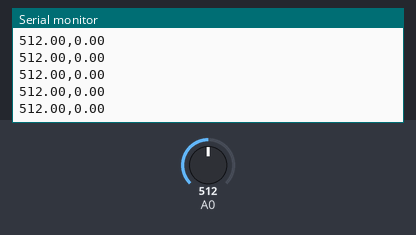
The sketch below on a simulated Arduino Uno, built with avr-gcc and run on an emulated ATmega328P. Shown: the last lines printed to the serial monitor. The test bench sets the inputs (shaded band); at power-on: A0 = 512.

Above: at 1.2 s.
1.3 s: A0 set to 716
At 2.4 s:
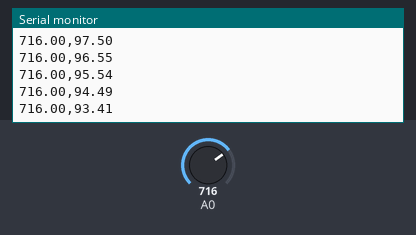
2.8 s: A0 set to 900
At 3.9 s:
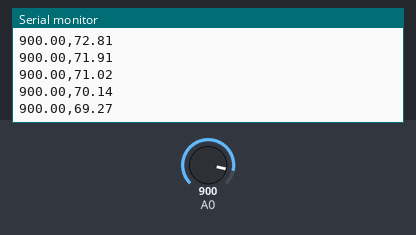
Timing chart, 0 to 5.8 s (numbered marks = the images above; inputs shaded):
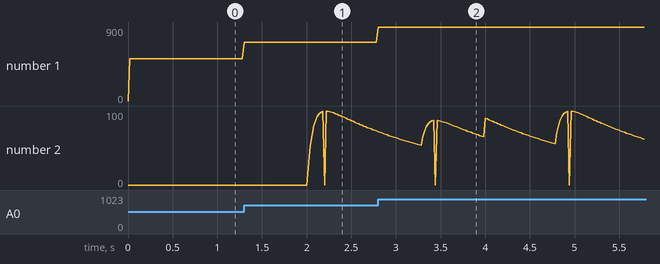

Measured:
- after the input at 1.3 s, the serial monitor: prints a new line at once (image 1)
- plotted number 1: 512 → 716 after the input at 1.3 s

The sketch:

______8_PPG______.ino
```cpp
#include <MsTimer2.h>
float sampling_time=20; // 20 ms
int total_time=0;
float hz;
float data[100]; //실시간 대이터
float data_ana[100]; // 100카운트 전 데이터 (분석 데이터)
int differ[99]; // 실시간 데이터 미분값
int differ1[99]; // 100 카운트 전 미분값
int i=0;  // for 문 인자
int peakcount=0; //피크값 계수
float max0=0;
float min0=0;
float amp=0;
float ampval=0;
int frequence_count=0;
int calculate_interval=6;
int count = 0;
int interrupt =0;
float ts=(sampling_time/1000);
float v_n=0;
float y_n_high_1=0;
float b_n_1=0;
float y_n_low_1=0;
float y_n_low_pass=0;
float y_n_high_pass=0;

void setup()
{
Serial.begin(9600);
MsTimer2::set(sampling_time, sampling);
MsTimer2::start();
}

void sampling()
{
  v_n=analogRead(A0);
  interrupt=0;
}

float low_filter(float a, float cutoff_Hz_low)
{
  float low_cut=(1/(2*3.14*cutoff_Hz_low));
  float y_n_low = y_n_low_1*(low_cut/(low_cut+ts))+ a*(ts/(low_cut+ts));
  y_n_low_1 = y_n_low;
  return y_n_low;
}

float high_filter(float b, float cutoff_Hz_high)
{
  float high_cut=(1/(2*3.14*cutoff_Hz_high));
  float y_n_high=(y_n_high_1+b-b_n_1)*(high_cut/(high_cut+ts));
  y_n_high_1=y_n_high;
  b_n_1=b;
  return y_n_high;
}

void peakdetect()
{
  max0=0;
  min0=0;

  for (i=0; i<100; i++)
  {
    max0=max(max0,data[i]); // Max값 생성
    min0=min(min0,data[i]);
    data_ana[i]=data[i];  // 100 개 이전 데이터 전사
    if(i<99) differ1[i]=differ[i];
  }

  amp=100/(max0-min0);

  for (i=0; i<100; i++) // 신호크기 Normalization
  {
    ampval=data_ana[i]-min0;
    data_ana[i]=ampval*amp;
  }

  for (i=0; i<99; i++) // peak 찾고 0으로 세팅
  {
   if ( differ1[i]>0 && differ1[i+1]<=0 && data_ana[i+1]>=60)
    {
      data_ana[i+1]=0;
      peakcount++;
    }
  }

 }

void frequence()
{
  hz=peakcount/(0.1* sampling_time*calculate_interval)*100;
  peakcount=0;
}


void printt()
{
  Serial.print(v_n);
  Serial.print(",");
  Serial.println(data_ana[count-1]);
  //Serial.println(y_n_high_pass);
}

void loop()
{
  if(interrupt==0)
  {
    y_n_low_pass = low_filter(v_n, 3.0);
    y_n_high_pass = high_filter(y_n_low_pass,0.1);
    data[count]= y_n_high_pass;
    count++;
    printt();
    interrupt=1;
    if(count>= 2)
    {
      differ[count-2]=data[count-1]-data[count-2];
    }
    if(count==100)
     {
      frequence_count+=1;
      peakdetect();
      if(frequence_count==calculate_interval)
      {
        frequence();
        frequence_count=0;
      }

      count=0;
     }
  }
}
```
